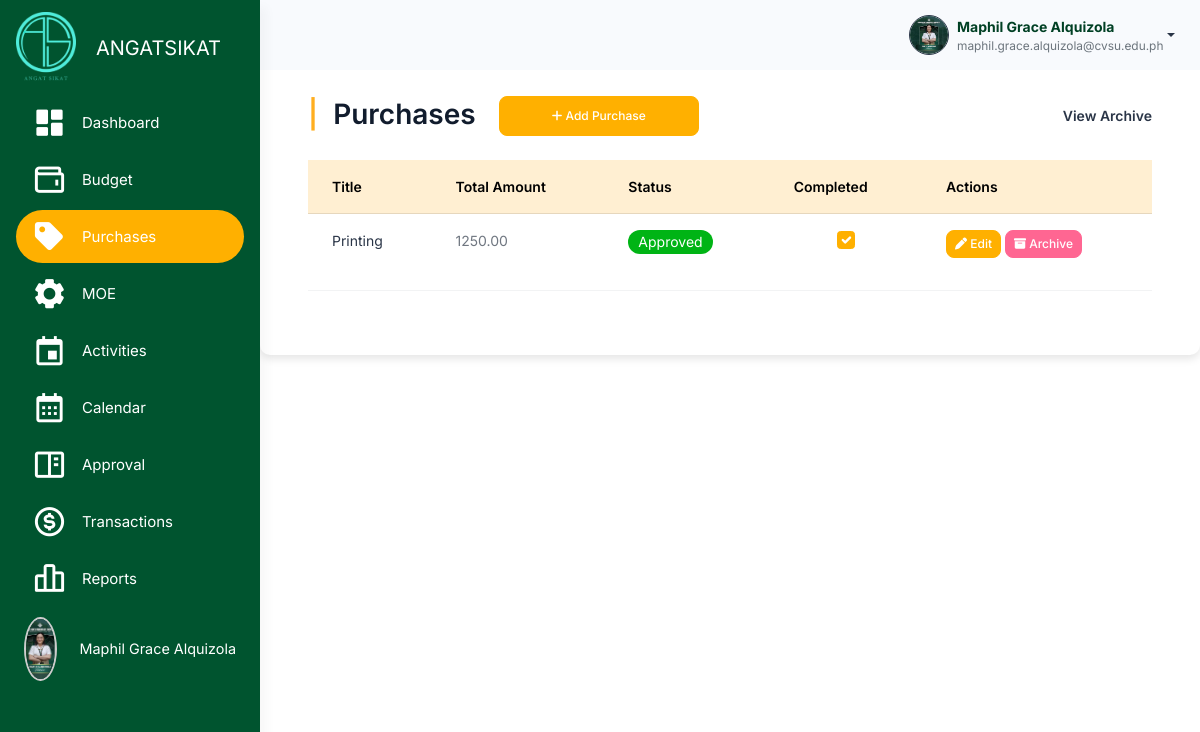
Before: /src/budget_management/purchases/purchases.php (signed in) with the older database file.
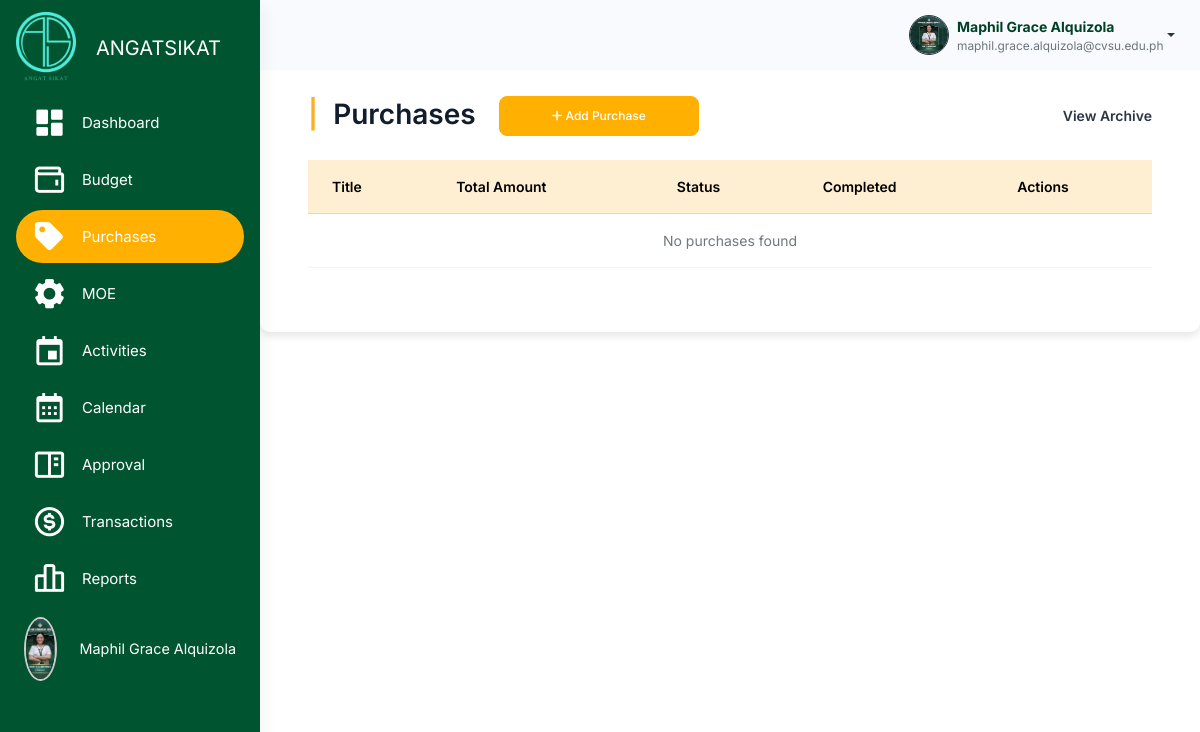
After: the same page with the newer database file.
### tables this page shows
CREATE TABLE `purchases` (
  `purchase_id` int(11) NOT NULL,
  `plan_id` int(11) NOT NULL,
  `title` varchar(255) NOT NULL,
  `total_amount` decimal(10,2) DEFAULT 0.00,
  `purchase_status` enum('Pending','Approved','Disapproved') NOT NULL DEFAULT 'Pending',
  `completion_status` tinyint(1) DEFAULT 0,
  `archived` tinyint(1) DEFAULT 0,
  `created_at` timestamp NOT NULL DEFAULT current_timestamp(),
  `organization_id` int(11) NOT NULL
);

### src/session_check.php (called while the page is built, shortened)
<?php
$organization_id = $_SESSION['organization_id'];
?>

### src/user_query.php (called while the page is built, shortened)
<?php
$user_id = $_SESSION['user_id'];
$user_query = "SELECT * FROM users WHERE user_id = '$user_id'";
$user_result = mysqli_query($conn, $user_query);
?>

### src/budget_management/purchases/purchases.php (the view, shortened to what the changed rows need)
<?php
include '../../connection.php';
include '../../session_check.php';
include '../../user_query.php';
$sql = "SELECT * FROM purchases WHERE archived = 0 AND organization_id = $organization_id";
$result = $conn->query($sql);
?>
<!DOCTYPE html>
<html lang="en">
<head>
    <link rel="stylesheet" href="../../assets/css/styles.min.css" />
    <link rel="stylesheet" href="../../activity_management/css/activities.css" />
    <link href="https://unpkg.com/boxicons@2.1.4/css/boxicons.min.css" rel="stylesheet" />
    <link rel="stylesheet" href="https://cdnjs.cloudflare.com/ajax/libs/font-awesome/6.6.0/css/all.min.css">
    <link rel="stylesheet" href="https://cdn.datatables.net/2.1.7/css/dataTables.bootstrap.min.css" />
</head>
<body>
    <div class="page-wrapper" id="main-wrapper" data-layout="vertical" data-navbarbg="skin6" data-sidebartype="full"
        data-sidebar-position="fixed" data-header-position="fixed">
        <div class="body-wrapper">
            <div class="container mt-5 p-5">
                    <h2 class="mb-4 d-flex align-items-center justify-content-between">
                        <div>
                            <span class="text-warning fw-bold me-2">|</span> Purchases
                            <button class="btn btn-primary ms-3" data-bs-toggle="modal" data-bs-target="#addPurchaseModal"
                                style="height: 40px; width: 200px; border-radius: 8px; font-size: 12px;">
                                <i class="fa-solid fa-plus"></i> Add Purchase
                            </button>
                        </div>
                        <a href="purchases_archive.php" class="text-gray text-decoration-none fw-bold"
                            style="font-size: 14px;">
                            View Archive
                        </a>
                    </h2>
                    <div class="table-responsive" style="height: 100%; overflow: auto;">
                        <table id="purchasesTable" class="table" style="width: 100%;">
                            <thead>
                                <tr>
                                    <th class="table-warning">Title</th>
                                    <th class="table-warning">Total Amount</th>
                                    <th class="table-warning">Status</th>
                                    <th class="table-warning">Completed</th>
                                    <th class="table-warning">Actions</th>
                                </tr>
                            </thead>
                            <tbody>
                                <?php
                                if ($result->num_rows > 0) {
                                    while ($row = $result->fetch_assoc()) {
                                        $checked = $row['completion_status'] ? 'checked' : '';
                                        $disabled = ($row['purchase_status'] !== 'Approved') ? 'disabled' : '';
                                        echo "<tr>
                                                <td><a class='link-offset-2 link-underline link-underline-opacity-0' href='purchase_details.php?purchase_id={$row['purchase_id']}'>{$row['title']}</a></td>
                                                <td>{$row['total_amount']}</td>
                                                <td>";
                                        if ($row['purchase_status'] == 'Pending') {
                                            echo "<span class='badge rounded-pill pending'>Pending</span>";
                                        } elseif ($row['purchase_status'] == 'Approved') {
                                            echo "<span class='badge rounded-pill approved'>Approved</span>";
                                        } elseif ($row['purchase_status'] == 'Disapproved') {
                                            echo "<span class='badge rounded-pill disapproved'>Disapproved</span>";
                                        }
                                        echo "</td>
                                            <td>
                                                <input type='checkbox' class='form-check-input' onclick='showConfirmationModal({$row['purchase_id']}, this.checked)' $checked $disabled>
                                            </td>
                                            <td>
                                                <button class='btn btn-primary btn-sm edit-btn mb-3' data-bs-toggle='modal' data-bs-target='#editPurchaseModal' data-id='{$row['purchase_id']}'>
                                                    <i class='fa-solid fa-pen'></i> Edit
                                                </button>
                                                <button class='btn btn-danger btn-sm archive-btn mb-3' data-id='{$row['purchase_id']}'><i class='fa-solid fa-box-archive'></i> Archive</button>
                                            </td>
                                            </tr>";
                                    }
                                } else {
                                    echo "<tr><td colspan='5' class='text-center'>No purchases found</td></tr>";
                                }
                                ?>
                            </tbody>
                        </table>
                    </div>
            </div>
        </div>
    </div>
</body>
</html>

Changed rows visible on the page:
removed purchases: title "Printing", total_amount "1250.00", purchase_status "Approved"
Other visible differences:
text now shown: "No purchases found"
